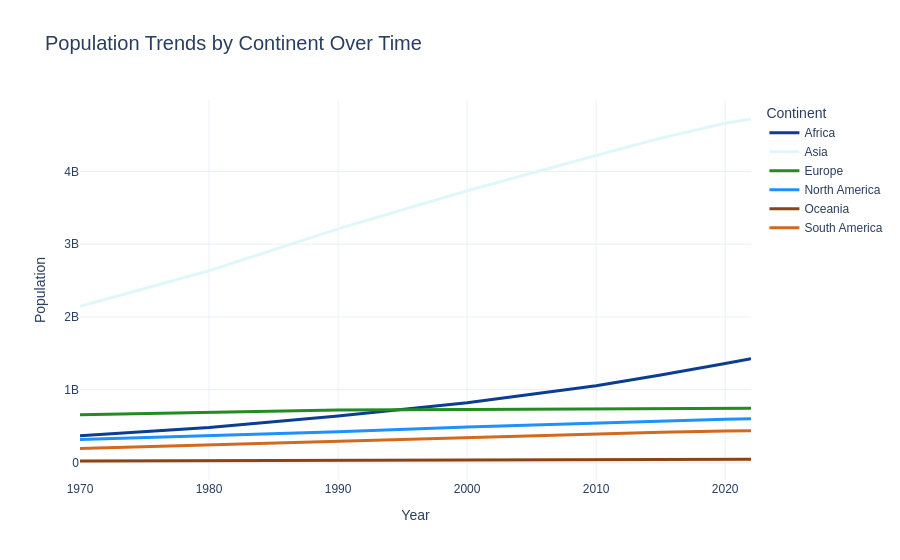

This figure's notebook cell:
### Markdown cell above
# Population Trends by Continent Over Time

### Code cell
df_melted = df.melt(
    id_vars=['Continent'],
    value_vars=[
        '2022 Population','2020 Population','2015 Population',
        '2010 Population','2000 Population','1990 Population',
        '1980 Population','1970 Population'
    ],
    var_name='Year',
    value_name='Population'
)

df_melted['Year'] = df_melted['Year'].str.split().str[0].astype(int)

population_by_continent = df_melted.groupby(['Continent','Year']).sum().reset_index()

fig = px.line(
    population_by_continent, 
    x='Year', 
    y='Population', 
    color='Continent',
    title='Population Trends by Continent Over Time',
    labels={'Population':'Population','Year':'Year'},
    color_discrete_sequence=custom_palette
)

fig.update_layout(
    template='plotly_white',
    xaxis_title='Year',
    yaxis_title='Population',
    font_family='Arial',
    title_font_size=20
)

fig.update_traces(line=dict(width=3))
fig.show()

### Figure 1 — Plotly figure (JSON) as saved in the notebook; plotly's stock layout.template omitted (floating-point values rounded to 4 significant figures)
{"data": [{"hovertemplate": "Continent=Africa<br>Year=%{x}<br>Population=%{y}<extra></extra>", "legendgroup": "Africa", "line": {"color": "#0b3d91", "dash": "solid", "width": 3}, "marker": {"symbol": "circle"}, "mode": "lines", "name": "Africa", "orientation": "v", "showlegend": true, "type": "scatter", "x": [1970, 1980, 1990, 2000, 2010, 2015, 2020, 2022], "xaxis": "x", "y": [365444348, 481536377, 638150629, 818946032, 1055228072, 1201102442, 1360671810, 1426730932], "yaxis": "y"}, {"hovertemplate": "Continent=Asia<br>Year=%{x}<br>Population=%{y}<extra></extra>", "legendgroup": "Asia", "line": {"color": "#e0f7fa", "dash": "solid", "width": 3}, "marker": {"symbol": "circle"}, "mode": "lines", "name": "Asia", "orientation": "v", "showlegend": true, "type": "scatter", "x": [1970, 1980, 1990, 2000, 2010, 2015, 2020, 2022], "xaxis": "x", "y": [2144906290, 2635334228, 3210563577, 3735089604, 4220041327, 4458250182, 4663086535, 4721383274], "yaxis": "y"}, {"hovertemplate": "Continent=Europe<br>Year=%{x}<br>Population=%{y}<extra></extra>", "legendgroup": "Europe", "line": {"color": "#228b22", "dash": "solid", "width": 3}, "marker": {"symbol": "circle"}, "mode": "lines", "name": "Europe", "orientation": "v", "showlegend": true, "type": "scatter", "x": [1970, 1980, 1990, 2000, 2010, 2015, 2020, 2022], "xaxis": "x", "y": [655923991, 692527159, 720320797, 726093423, 735613934, 741535608, 745792196, 743147538], "yaxis": "y"}, {"hovertemplate": "Continent=North America<br>Year=%{x}<br>Population=%{y}<extra></extra>", "legendgroup": "North America", "line": {"color": "#1e90ff", "dash": "solid", "width": 3}, "marker": {"symbol": "circle"}, "mode": "lines", "name": "North America", "orientation": "v", "showlegend": true, "type": "scatter", "x": [1970, 1980, 1990, 2000, 2010, 2015, 2020, 2022], "xaxis": "x", "y": [315434606, 368293361, 421266425, 486069584, 542720651, 570383850, 594236593, 600296136], "yaxis": "y"}, {"hovertemplate": "Continent=Oceania<br>Year=%{x}<br>Population=%{y}<extra></extra>", "legendgroup": "Oceania", "line": {"color": "#8B4513", "dash": "solid", "width": 3}, "marker": {"symbol": "circle"}, "mode": "lines", "name": "Oceania", "orientation": "v", "showlegend": true, "type": "scatter", "x": [1970, 1980, 1990, 2000, 2010, 2015, 2020, 2022], "xaxis": "x", "y": [19480270, 22920240, 26743822, 31222778, 37102764, 40403283, 43933426, 45038554], "yaxis": "y"}, {"hovertemplate": "Continent=South America<br>Year=%{x}<br>Population=%{y}<extra></extra>", "legendgroup": "South America", "line": {"color": "#D2691E", "dash": "solid", "width": 3}, "marker": {"symbol": "circle"}, "mode": "lines", "name": "South America", "orientation": "v", "showlegend": true, "type": "scatter", "x": [1970, 1980, 1990, 2000, 2010, 2015, 2020, 2022], "xaxis": "x", "y": [192947156, 241789006, 297146415, 349634282, 393078250, 413134396, 431530043, 436816608], "yaxis": "y"}], "layout": {"autosize": true, "font": {"family": "Arial"}, "legend": {"title": {"text": "Continent"}, "tracegroupgap": 0}, "title": {"font": {"size": 20}, "text": "Population Trends by Continent Over Time"}, "xaxis": {"anchor": "y", "autorange": true, "domain": [0, 1], "range": [1970, 2022], "title": {"text": "Year"}, "type": "linear"}, "yaxis": {"anchor": "x", "autorange": true, "domain": [0, 1], "range": [-241700000.0, 4983000000.0], "title": {"text": "Population"}, "type": "linear"}}}
